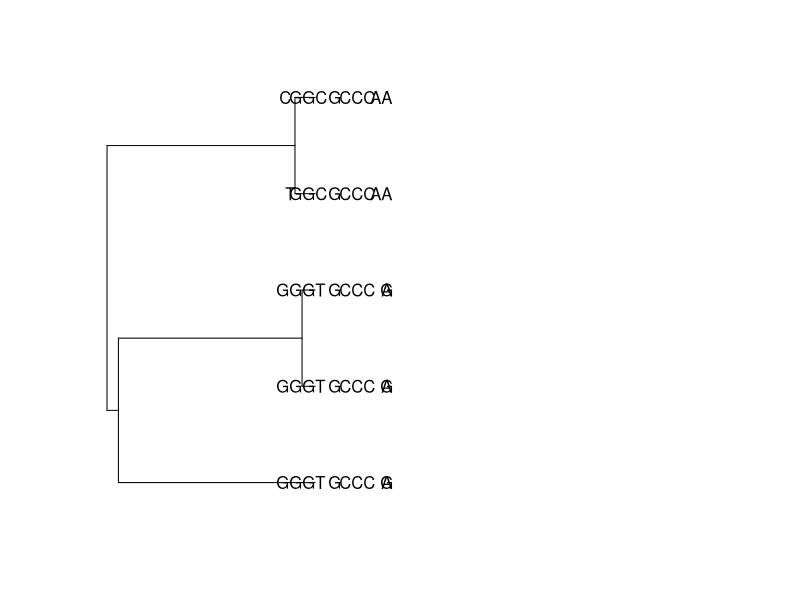

Write R code to recreate this figure.
# phylogeny and sequences

library(ape)
library(phangorn)

set.seed(2)
tre <- rphylo(5, 1, 0.9)

set.seed(123)
rootS <- sample(c('a', 'c', 'g', 't'), 10, replace = TRUE)
Q <- matrix(c(0.0, 0.2, 1.0, 0.2,
              0.2, 0.0, 0.0, 1.0, 
              1.0, 0.2, 0.2, 0.2, 
              0.2, 1.0, 0.2, 0.0), 
            byrow = TRUE, nrow = 4)
diag(Q) <- - rowSums(Q)
set.seed(12)
s <- simSeq(tre, l = length(rootS), rootseq = rootS, type = 'DNA', rate = 0.1, Q = Q)
s <- toupper(as.character(s))

plot(tre, x.lim = c(0, 10), show.tip.label = FALSE)
for(i in 1:ncol(s)) {
    tiplabels(s[, i], frame = 'none', adj = 4 - i)
}
